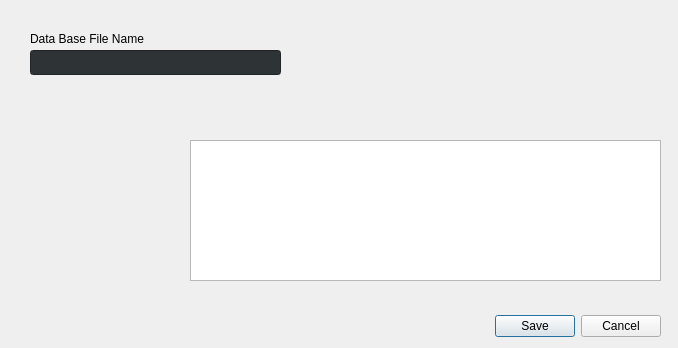
<?xml version="1.0" encoding="UTF-8"?>
<ui version="4.0">
 <class>ConfigDialog</class>
 <widget class="QDialog" name="ConfigDialog">
  <property name="geometry">
   <rect>
    <x>0</x>
    <y>0</y>
    <width>678</width>
    <height>348</height>
   </rect>
  </property>
  <property name="windowTitle">
   <string>Settings</string>
  </property>
  <widget class="QDialogButtonBox" name="buttonBox">
   <property name="geometry">
    <rect>
     <x>360</x>
     <y>310</y>
     <width>301</width>
     <height>32</height>
    </rect>
   </property>
   <property name="orientation">
    <enum>Qt::Horizontal</enum>
   </property>
   <property name="standardButtons">
    <set>QDialogButtonBox::Cancel|QDialogButtonBox::Save</set>
   </property>
  </widget>
  <widget class="QLineEdit" name="lineEdit_FileName">
   <property name="geometry">
    <rect>
     <x>30</x>
     <y>50</y>
     <width>251</width>
     <height>25</height>
    </rect>
   </property>
   <property name="styleSheet">
    <string notr="true">color: rgb(238, 238, 236);
background-color: rgb(46, 52, 54)</string>
   </property>
  </widget>
  <widget class="QLabel" name="label">
   <property name="geometry">
    <rect>
     <x>30</x>
     <y>30</y>
     <width>251</width>
     <height>17</height>
    </rect>
   </property>
   <property name="text">
    <string>Data Base File Name</string>
   </property>
  </widget>
  <widget class="QListView" name="listView">
   <property name="geometry">
    <rect>
     <x>190</x>
     <y>140</y>
     <width>471</width>
     <height>141</height>
    </rect>
   </property>
  </widget>
 </widget>
 <resources/>
 <connections>
  <connection>
   <sender>buttonBox</sender>
   <signal>accepted()</signal>
   <receiver>ConfigDialog</receiver>
   <slot>accept()</slot>
   <hints>
    <hint type="sourcelabel">
     <x>248</x>
     <y>254</y>
    </hint>
    <hint type="destinationlabel">
     <x>157</x>
     <y>274</y>
    </hint>
   </hints>
  </connection>
  <connection>
   <sender>buttonBox</sender>
   <signal>rejected()</signal>
   <receiver>ConfigDialog</receiver>
   <slot>reject()</slot>
   <hints>
    <hint type="sourcelabel">
     <x>316</x>
     <y>260</y>
    </hint>
    <hint type="destinationlabel">
     <x>286</x>
     <y>274</y>
    </hint>
   </hints>
  </connection>
 </connections>
</ui>
